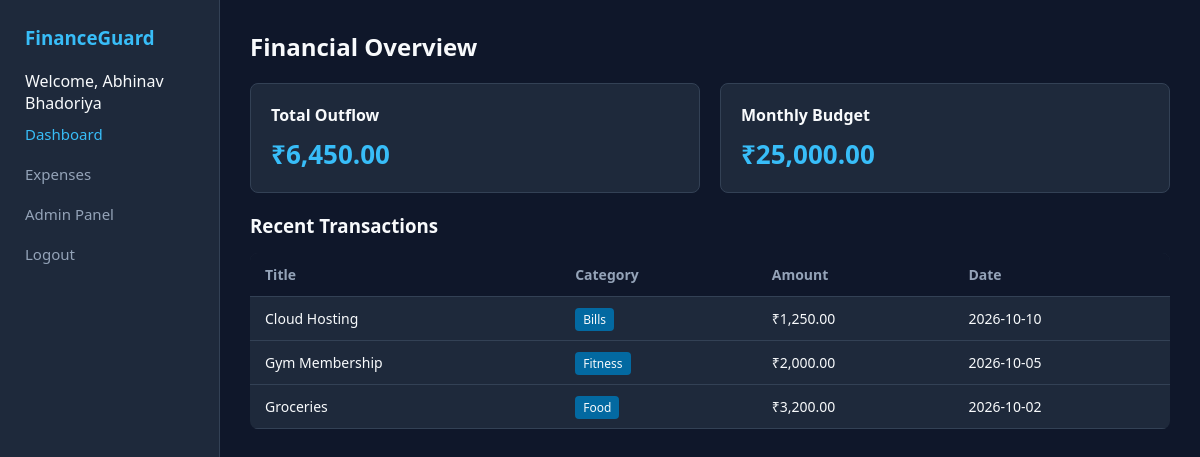
/dashboard.php (signed in), run on the app's committed database.
### tables this page shows
CREATE TABLE IF NOT EXISTS expenses (
    id INT AUTO_INCREMENT PRIMARY KEY,
    user_id INT NOT NULL,
    title VARCHAR(150) NOT NULL,
    category VARCHAR(50) NOT NULL,
    amount DECIMAL(10, 2) NOT NULL,
    date DATE NOT NULL,
    created_at TIMESTAMP DEFAULT CURRENT_TIMESTAMP,
    FOREIGN KEY (user_id) REFERENCES users(id) ON DELETE CASCADE
);

### dashboard.php (the view, shortened to what this page needs)
<?php
$conn = new mysqli("localhost", "root", "", "finance_management");
$user_id = $_SESSION['user_id'];
$res = $conn->query("SELECT SUM(amount) AS total FROM expenses WHERE user_id = $user_id");
$total = $res->fetch_assoc()['total'] ?? 0;
$expenses = $conn->query("SELECT * FROM expenses WHERE user_id = $user_id ORDER BY date DESC LIMIT 5");
?>
<!DOCTYPE html>
<html lang="en">
<head>
    <link rel="stylesheet" href="css/style.css">
</head>
<body>
    <div class="layout">
        <aside class="sidebar">
            <h3>FinanceGuard</h3>
            <p>Welcome, <?= htmlspecialchars($_SESSION['name']); ?></p>
            <nav>
                <a href="dashboard.php" class="active">Dashboard</a>
                <a href="expenses.php">Expenses</a>
                <?php if($_SESSION['role'] === 'ADMIN'): ?><a href="admin/index.php">Admin Panel</a><?php endif; ?>
                <a href="login.php">Logout</a>
            </nav>
        </aside>
        <main class="content">
            <h2>Financial Overview</h2>
            <div class="cards-grid">
                <div class="card">
                    <h4>Total Outflow</h4>
                    <p class="stat-value">₹<?= number_format($total, 2); ?></p>
                </div>
                <div class="card">
                    <h4>Monthly Budget</h4>
                    <p class="stat-value">₹25,000.00</p>
                </div>
            </div>
            <div class="recent-table">
                <h3>Recent Transactions</h3>
                <table>
                    <thead>
                        <tr><th>Title</th><th>Category</th><th>Amount</th><th>Date</th></tr>
                    </thead>
                    <tbody>
                        <?php while($row = $expenses->fetch_assoc()): ?>
                        <tr>
                            <td><?= htmlspecialchars($row['title']); ?></td>
                            <td><span class="badge"><?= $row['category']; ?></span></td>
                            <td>₹<?= number_format($row['amount'], 2); ?></td>
                            <td><?= $row['date']; ?></td>
                        </tr>
                        <?php endwhile; ?>
                    </tbody>
                </table>
            </div>
        </main>
    </div>
</body>
</html>

### css/style.css (style rules this page uses)
body { background: #0f172a; color: #f8fafc; }
.layout { display: flex; min-height: 100vh; }
.sidebar { width: 220px; background: #1e293b; padding: 25px; border-right: 1px solid #334155; }
.sidebar h3 { color: #38bdf8; margin-bottom: 20px; }
.sidebar nav a { display: block; color: #94a3b8; padding: 10px 0; text-decoration: none; font-size: 15px; }
.sidebar nav a.active, .sidebar nav a:hover { color: #38bdf8; }
.content { flex: 1; padding: 30px; }
.cards-grid { display: flex; gap: 20px; margin: 20px 0; }
.card { background: #1e293b; padding: 20px; border-radius: 8px; flex: 1; border: 1px solid #334155; }
.stat-value { font-size: 26px; font-weight: bold; color: #38bdf8; margin-top: 10px; }
table { width: 100%; border-collapse: collapse; margin-top: 15px; background: #1e293b; border-radius: 8px; overflow: hidden; }
th, td { padding: 12px 15px; text-align: left; border-bottom: 1px solid #334155; font-size: 14px; }
th { background: #0f172a; color: #94a3b8; }
.badge { background: #0369a1; padding: 3px 8px; border-radius: 4px; font-size: 12px; }

### data on the page
expenses: title "Cloud Hosting", category "Bills", amount "1,250.00", date "2026-10-10"
expenses: title "Gym Membership", category "Fitness", amount "2,000.00", date "2026-10-05"
expenses: title "Groceries", category "Food", amount "3,200.00", date "2026-10-02"

### other printed values
$_SESSION['name'] "Abhinav Bhadoriya"
$total "6,450.00"
